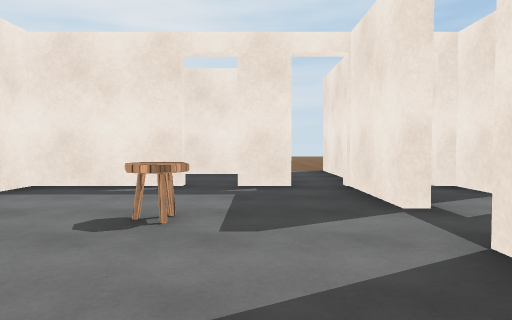
view 1 (above)

15 first-person views from a walk through a Unity game level. The camera is 1.2 m above the floor, tilts 2° down and sees 70° across. The floor is counted in squares, 2 m on a side. Each view is taken from the middle of a square. On the plan, view 1 faces up. The plan holds only what a view shows up to about 10 squares ahead; the rest is blank. The player is left out. Surface patterns are stand-ins for the level's own textures.

view 2
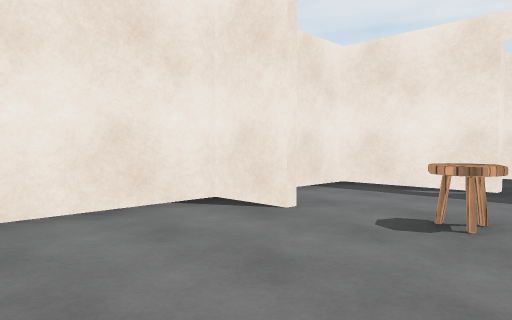

view 3
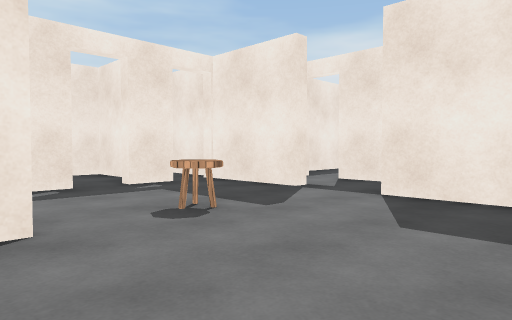

view 4
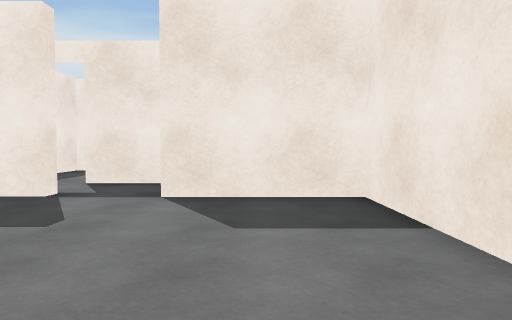

view 5
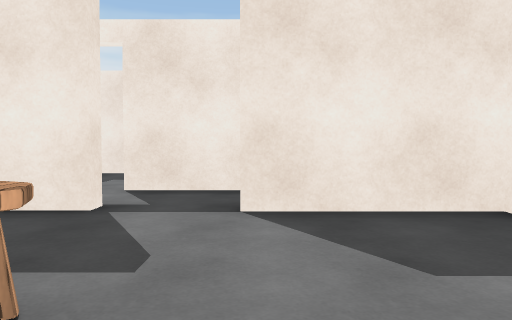

view 6
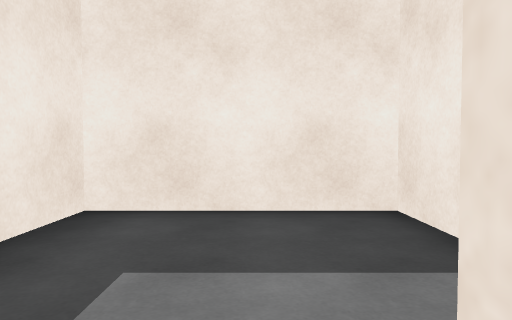

view 7
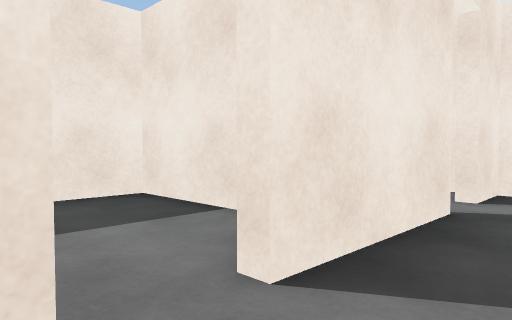

view 8
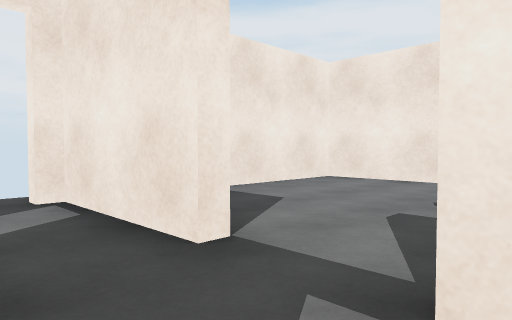

view 9
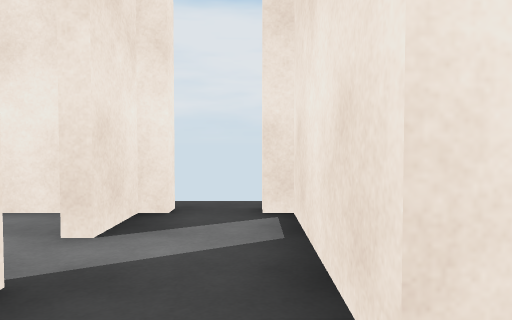

view 10
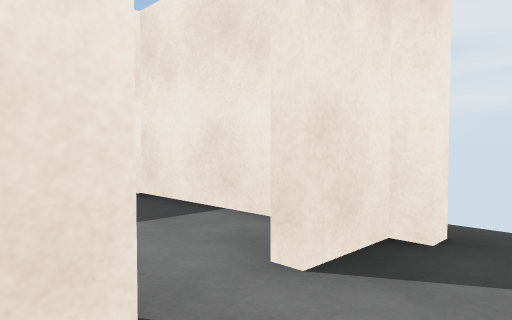

view 11
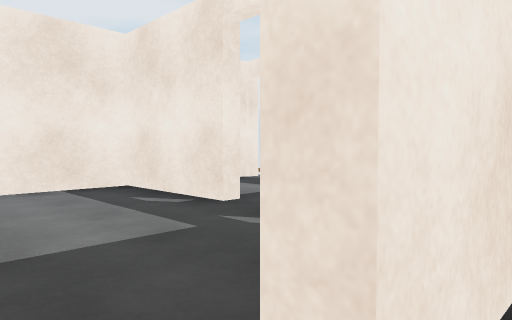

view 12
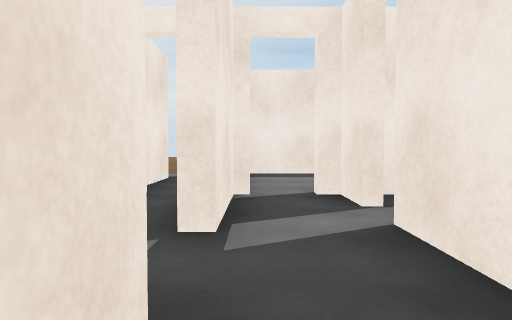

view 13
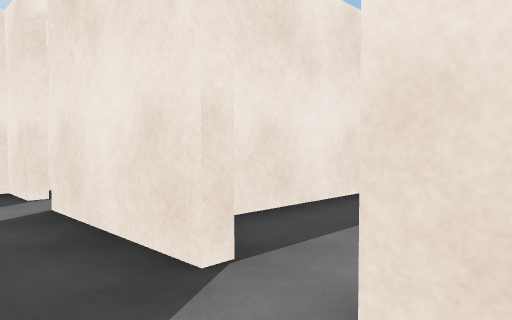

view 14
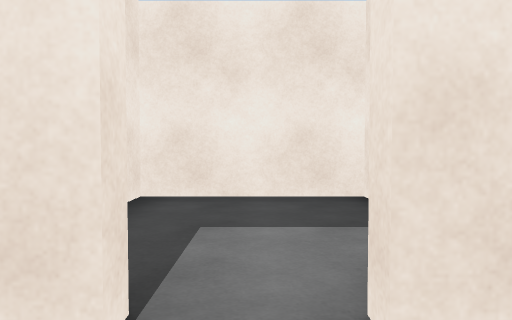

view 15
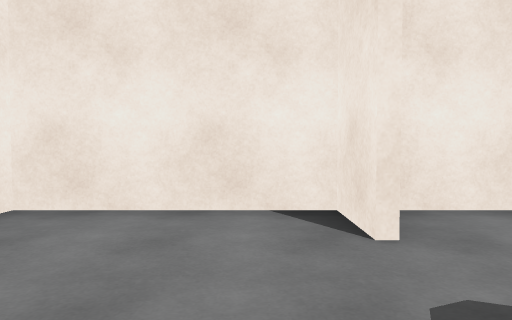

### Floor plan
Points are (right, up) in squares from view 1. A wall is a line through its corners. A room is listed if a view was taken in it or the views show most of it. See-through windows are left out.
Room 1 (views 1, 2, 3, 4, 5, 15)
walls: (-2.2, 2.8) (-3.5, 2.8) (-3.5, -0.3) (1.4, -0.3) (1.4, 2.2); (1.4, 3.5) (1.4, 5.9); (-1.1, 6) (-1.1, 5.6) (-3.5, 5.6) (-3.5, 3.2); (0.6, 5.6) (-0.4, 5.6)
ways out: opening at (1, 3) to room 2; opening at (-1, 6) to room 6
objects: stool (-1, 3)
Room 2 (views 6, 7, 8, 9, 10, 11)
walls: (3.1, 4.6) (3.1, 5.6); (1.7, 5.4) (1.7, 3.5); (3.1, 1.4) (3.1, 3.9)
ways out: opening at (1, 3) to room 1; opening at (2, 2) to room 3; opening at (3, 4) to room 4
Room 3 (views 12, 13, 14)
walls: (3.8, -0.3) (6.4, -0.3) (6.4, 2.4) (4.1, 2.4); (3.1, -0.4) (3.1, 0.6); (1.7, 2.2) (1.7, -0.4)
ways out: opening at (2, 2) to room 2; gap at (2, -1)
Room 4 (no view inside)
walls: (4.5, 2.7) (6.4, 2.7) (6.4, 5.6) (3.5, 5.6)
ways out: opening at (3, 4) to room 2
Room 5 (no view inside)
walls: (-3.5, 8.5) (-3.5, 8)
ways out: opening at (-2, 7) to room 6; opening at (-3, 8)
Room 6 (no view inside)
walls: (0.3, 7) (0.3, 8.2) (-1.6, 8.2)
ways out: opening at (-1, 6) to room 1; opening at (-2, 7) to room 5

Where each view was taken, in squares from view 1:
view 1: 0 up, 0 right, facing up
view 2: 0 up, 0 right, facing up-left
view 3: 0 up, 3 left, facing up-right
view 4: 1 up, 3 left, facing right
view 5: 2 up, 2 left, facing right
view 6: 4 up, 3 right, facing right
view 7: 5 up, 2 right, facing down-right
view 8: 4 up, 3 right, facing down-left
view 9: 3 up, 2 right, facing down
view 10: 2 up, 2 right, facing down-right
view 11: 3 up, 2 right, facing up-left
view 12: 1 up, 2 right, facing up
view 13: 0 up, 2 right, facing up-right
view 14: 1 up, 2 right, facing right
view 15: 2 up, 0 right, facing left
